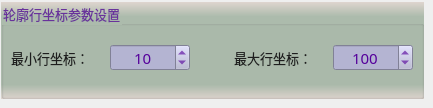
        <widget class="QWidget" name="page_8">
         <widget class="QGroupBox" name="groupParam_8">
          <property name="geometry">
           <rect>
            <x>1</x>
            <y>2</y>
            <width>423</width>
            <height>97</height>
           </rect>
          </property>
          <property name="font">
           <font>
            <family>微软雅黑</family>
            <pointsize>10</pointsize>
           </font>
          </property>
          <property name="styleSheet">
           <string notr="true">background-color: qlineargradient(x1:0, y1:0, x2:0, y2:1, stop:0 #dfd5cf, stop: 0.15 #acbbac, stop: 0.85 #acbbac,stop:1 #dfd5cf);
color: rgb(105, 50, 155);</string>
          </property>
          <property name="title">
           <string>轮廓行坐标参数设置</string>
          </property>
          <widget class="QSpinBox" name="spinMaxRow">
           <property name="geometry">
            <rect>
             <x>332</x>
             <y>42</y>
             <width>80</width>
             <height>27</height>
            </rect>
           </property>
           <property name="font">
            <font>
             <family>微软雅黑</family>
             <pointsize>11</pointsize>
            </font>
           </property>
           <property name="styleSheet">
            <string notr="true">QWidget{color: rgb(85, 0, 155);background-color: rgb(180, 180, 210);}
QSpinBox::up-button{
    border:transparent;
}
QSpinBox::down-button{
    border:transparent;
}
QSpinBox::up-arrow{
    image:url(:/resource/up.png);
}
QSpinBox::down-arrow{
    image:url(:/resource/down.png);
}</string>
           </property>
           <property name="alignment">
            <set>Qt::AlignCenter</set>
           </property>
           <property name="minimum">
            <number>1</number>
           </property>
           <property name="maximum">
            <number>20000</number>
           </property>
           <property name="value">
            <number>100</number>
           </property>
          </widget>
          <widget class="QLabel" name="label_26">
           <property name="geometry">
            <rect>
             <x>10</x>
             <y>46</y>
             <width>95</width>
             <height>19</height>
            </rect>
           </property>
           <property name="font">
            <font>
             <family>微软雅黑</family>
             <pointsize>10</pointsize>
             <weight>50</weight>
             <bold>false</bold>
            </font>
           </property>
           <property name="styleSheet">
            <string notr="true">color: rgb(30, 30, 30);
background: transparent;</string>
           </property>
           <property name="text">
            <string>最小行坐标：</string>
           </property>
          </widget>
          <widget class="QSpinBox" name="spinMinRow">
           <property name="geometry">
            <rect>
             <x>109</x>
             <y>42</y>
             <width>80</width>
             <height>27</height>
            </rect>
           </property>
           <property name="font">
            <font>
             <family>微软雅黑</family>
             <pointsize>11</pointsize>
            </font>
           </property>
           <property name="styleSheet">
            <string notr="true">QWidget{color: rgb(85, 0, 155);background-color: rgb(180, 180, 210);}
QSpinBox::up-button{
    border:transparent;
}
QSpinBox::down-button{
    border:transparent;
}
QSpinBox::up-arrow{
    image:url(:/resource/up.png);
}
QSpinBox::down-arrow{
    image:url(:/resource/down.png);
}</string>
           </property>
           <property name="alignment">
            <set>Qt::AlignCenter</set>
           </property>
           <property name="minimum">
            <number>0</number>
           </property>
           <property name="maximum">
            <number>10000</number>
           </property>
           <property name="value">
            <number>10</number>
           </property>
          </widget>
          <widget class="QLabel" name="label_27">
           <property name="geometry">
            <rect>
             <x>233</x>
             <y>46</y>
             <width>95</width>
             <height>19</height>
            </rect>
           </property>
           <property name="font">
            <font>
             <family>微软雅黑</family>
             <pointsize>10</pointsize>
             <weight>50</weight>
             <bold>false</bold>
            </font>
           </property>
           <property name="styleSheet">
            <string notr="true">color: rgb(30, 30, 30);
background: transparent;</string>
           </property>
           <property name="text">
            <string>最大行坐标：</string>
           </property>
          </widget>
         </widget>
        </widget>
